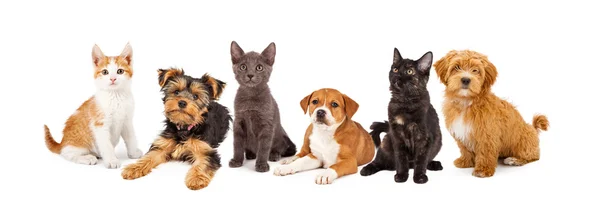
//> input picture images/test-image-rg.jpg, 600 x 222 px
$ ./reg_grow_dir ../images/test-image-rg.jpg 100   (built with g++ and OpenCV 4)
//> lines starting //> are read from the running program, lines starting //| are printed output that depends on the picture; after the words box and inside, x2 and y2 are one past the last pixel; in counts of white or black regions, pixels touching at a corner belong together
#include <opencv2/opencv.hpp>
#include <vector>
#include <iostream>
#include <cmath>

class Stack
{
public:
  std::vector<std::pair<int, int>> item;

  /**
   * @brief Pushes a pair of integers to the stack
   *
   * @param value The pair of integers to push
   */
  void push(std::pair<int, int> value)
  {
    item.push_back(value);
  }

  /**
   * @brief Pops a pair of integers from the stack
   *
   * @return The popped pair of integers
   *
   * Pops a pair of integers from the stack and returns it.
   */
  std::pair<int, int> pop()
  {
    std::pair<int, int> val = item.back();
    item.pop_back();
    return val;
  }

  size_t size()
  {
    return item.size();
  }

  bool isEmpty()
  {
    return item.empty();
  }

  void clear()
  {
    item.clear();
  }
};

class RegionGrow
{
public:
  cv::Mat im, passedBy, SEGS;
  int h, w;
  int currentRegion = 0;
  int iterations = 0;
  Stack stack;
  double thresh;

  /**
   * @brief Constructs a RegionGrow object
   *
   * @param img_path Path to the image to process
   * @param th Threshold value for region growing
   *
   * Constructs a RegionGrow object with the given image path and threshold.
   * It reads the image, sets the height and width of the image, allocates memory
   * for the passedBy array, initializes the currentRegion and iterations to 0,
   * initializes the SEGS Mat to zeros, and sets the threshold.
   */
  RegionGrow(const std::string &img_path, double th)
  {
//> called with img_path = "../images/test-image-rg.jpg", th = 100
    readImage(img_path);
//> in readImage, im is the input picture: 222 rows x 600 cols, CV_8UC3; mean B, G, R 207.5, 215.7, 226.1
    h = im.rows;
//> h = 222
    w = im.cols;
//> w = 600
    passedBy = cv::Mat::zeros(h, w, CV_64F);
    SEGS = cv::Mat::zeros(h, w, CV_8UC3);
    thresh = th;
  }

  /**
   * @brief Read an image from a file path and convert it to CV_32S
   *
   * @param img_path Path to the image
   *
   * This function reads an image from the given file path using `cv::imread`.
   * It then converts the image to the data type `CV_32S` using `cv::Mat::convertTo`.
   */
  void readImage(const std::string &img_path)
  {
    im = cv::imread(img_path, cv::IMREAD_COLOR);
    im.convertTo(im, CV_32S); // Convert to int
  }

  std::vector<std::pair<int, int>> getNeighbour(int x0, int y0)
  {
    std::vector<std::pair<int, int>> neighbours;
    for (int i = -1; i <= 1; ++i)
    {
      for (int j = -1; j <= 1; ++j)
      {
        if ((i != 0 || j != 0) && boundaries(x0 + i, y0 + j))
        {
          neighbours.push_back(std::make_pair(x0 + i, y0 + j));
        }
      }
    }
    return neighbours;
  }

  /**
   * @brief Apply region growing algorithm to image
   *
   * @param seeds The list of starting points for region growing
   * @param cv_display Whether or not to display the segmented image
   *
   * This function applies the region growing algorithm to the image.
   *
   * The algorithm starts from the given seeds and iteratively expands
   * each seed until it reaches the boundaries of the image. At each
   * iteration, the algorithm checks if the current pixel has been
   * processed before. If not, it sets the current region number,
   * pushes the pixel to the stack, marks it as processed, and performs
   * a Breadth-First Search on its neighbors. If the number of pixels
   * in the current region is less than 8 * 8, the algorithm resets
   * the current region and starts from the last seed.
   *
   * After all seeds have been processed, the function either displays
   * the segmented image or returns.
   */
  void ApplyRegionGrow(std::vector<std::pair<int, int>> &seeds, bool cv_display = true)
  {
    std::vector<std::pair<int, int>> temp;
    for (auto &i : seeds)
    {
      temp.push_back(i);
      auto neighbours = getNeighbour(i.first, i.second);
      temp.insert(temp.end(), neighbours.begin(), neighbours.end());
    }
    seeds = temp;

    for (auto &i : seeds)
    {
      int x0 = i.first;
      int y0 = i.second;

      if (passedBy.at<double>(x0, y0) == 0 && cv::norm(im.at<cv::Vec3i>(x0, y0)) > 0)
      {
        currentRegion++;
        passedBy.at<double>(x0, y0) = currentRegion;
        stack.push(std::make_pair(x0, y0));

        while (!stack.isEmpty())
        {
          auto [x, y] = stack.pop();
          BFS(x, y);
          iterations++;
        }

        if (PassedAll())
          break;

        int count = cv::countNonZero(passedBy == currentRegion);
        if (count < 8 * 8)
        {
          auto [new_x, new_y] = reset_region(x0, y0);
          x0 = new_x;
          y0 = new_y;
        }
      }
    }

    if (cv_display)
    {
      for (int i = 0; i < h; ++i)
      {
        for (int j = 0; j < w; ++j)
        {
          color_pixel(i, j);
        }
      }
      display();
    }
  }

  /**
   * @brief Reset the region growing to the previous region.
   *
   * @param x0 The x-coordinate of the starting point.
   * @param y0 The y-coordinate of the starting point.
   *
   * This function resets the region growing to the previous region. It sets the value of
   * the passedBy array to 0 where the value is equal to the currentRegion. It then decrements
   * the currentRegion by 1. It returns a pair of the previous x-coordinate and previous y-coordinate.
   */
  std::pair<int, int> reset_region(int x0, int y0)
  {
    passedBy.setTo(0, passedBy == currentRegion);
    currentRegion--;
    return std::make_pair(x0 - 1, y0 - 1);
  }

  /**
   * @brief Perform Breadth-First Search on the image starting from the given coordinates.
   *
   * @param x0 The x-coordinate of the starting point.
   * @param y0 The y-coordinate of the starting point.
   *
   * This function performs Breadth-First Search on the image starting from the given coordinates.
   * It initializes the region number to the value of the passedBy array at the starting point,
   * initializes the vector of elements with the mean of the pixel value at the starting point,
   * initializes the variance to the threshold, and gets the neighbors of the starting point.
   * It then iterates over the neighbors. If the neighbor has not been processed before and the
   * distance between the current coordinate and its neighbor is less than the variance, it sets
   * the passedBy value of the neighbor to the region number, pushes the neighbor to the stack,
   * adds the mean of the pixel value at the neighbor to the vector of elements, and updates the
   * variance to the mean of the vector of elements. If the number of pixels in the current region
   * is less than 8 * 8, the function resets the region to the previous region.
   */
  void BFS(int x0, int y0)
  {
    double regionNum = passedBy.at<double>(x0, y0);
    std::vector<double> elems = {cv::mean(im.at<cv::Vec3i>(x0, y0))[0]};

    double var = thresh;
    auto neighbours = getNeighbour(x0, y0);

    for (auto &[x, y] : neighbours)
    {
      if (passedBy.at<double>(x, y) == 0 && distance(x, y, x0, y0) < var)
      {
        if (PassedAll())
          break;

        passedBy.at<double>(x, y) = regionNum;
        stack.push(std::make_pair(x, y));
        elems.push_back(cv::mean(im.at<cv::Vec3i>(x, y))[0]);
        var = cv::mean(elems)[0];
      }
      var = std::max(var, thresh);
    }
  }

  /**
   * @brief Set the color of a pixel in the segmented image
   *
   * @param i The x-coordinate of the pixel
   * @param j The y-coordinate of the pixel
   *
   * This function sets the color of a pixel in the segmented image. If the pixel
   * is not part of a region, it sets the color to white. Otherwise, it scales
   * the region number to values between 35 and 90 for the red channel, and
   * values between 30 and 270 for the green and blue channels.
   */
  void color_pixel(int i, int j)
  {
    double val = passedBy.at<double>(i, j);
    SEGS.at<cv::Vec3b>(i, j) = (val == 0) ? cv::Vec3b(255, 255, 255) : cv::Vec3b(val * 35, val * 90, val * 30);
  }

  /**
   * @brief Display the segmented image
   *
   * This function displays the segmented image using `cv::imshow`.
   * It waits for a key press using `cv::waitKey` and then destroys
   * all windows using `cv::destroyAllWindows`.
   */
  void display()
  {
    cv::imshow("Segmented Image", SEGS);
    cv::waitKey(0);
    cv::destroyAllWindows();
  }

  /**
   * @brief Check if the region growing algorithm has passed all pixels
   *
   * @param max_iteration The maximum number of iterations to perform
   *
   * @return True if either the maximum number of iterations has been reached,
   * or all pixels have been assigned to a region. False otherwise.
   *
   * This function checks if the region growing algorithm has passed all pixels
   * by comparing the number of iterations to the maximum number of iterations
   * and the number of pixels that have been assigned to a region to the total
   * number of pixels in the image.
   */
  bool PassedAll(int max_iteration = 200000)
  {
    return iterations > max_iteration || cv::countNonZero(passedBy > 0) == h * w;
  }

  /**
   * @brief Check if the given coordinates are within the boundaries of the
   * image.
   *
   * @param x The x-coordinate to check
   * @param y The y-coordinate to check
   *
   * @return True if the coordinates are within the image boundaries, false
   * otherwise.
   *
   * This function checks if the given coordinates are within the boundaries of
   * the image by comparing the coordinates to the height and width of the image.
   */
  bool boundaries(int x, int y)
  {
    return x >= 0 && x < h && y >= 0 && y < w;
  }

  double distance(int x, int y, int x0, int y0)
  {
    return cv::norm(im.at<cv::Vec3i>(x0, y0) - im.at<cv::Vec3i>(x, y));
  }
};

std::vector<std::pair<int, int>> seeds;

/**
 * @brief Callback function for mouse events in the image window.
 *
 * @param event The type of mouse event that occurred
 * @param x The x-coordinate of the mouse event
 * @param y The y-coordinate of the mouse event
 * @param, void * unused
 *
 * This function adds the coordinates of a mouse click to the seeds vector if the
 * left mouse button is pressed. It closes all windows if the right mouse button is
 * pressed.
 */
void get_seeds(int event, int x, int y, int, void *)
{
  if (event == cv::EVENT_LBUTTONDOWN)
  {
    seeds.push_back(std::make_pair(y, x));
  }
  else if (event == cv::EVENT_RBUTTONDOWN)
  {
    cv::destroyAllWindows();
  }
}

/**
 * @brief Main function for the program.
 *
 * @param argc The number of command line arguments.
 * @param argv An array of strings containing the command line arguments.
 *
 * This function reads an image from the given file path using `cv::imread`.
 * It then converts the image to the data type `CV_32S` using `cv::Mat::convertTo`.
 * It initializes a RegionGrow object with the given image path and threshold.
 * It creates a window named "image" and sets a callback function for mouse events.
 * It shows the image in the window. It waits for a key press.
 * It applies the region growing algorithm to the image with the given seeds.
 * It displays the segmented image.
 *
 * @return 0 upon successful completion.
 *
 * @throws std::invalid_argument if the number of command line arguments is not 3.
 */
int main(int argc, char **argv)
{
  if (argc != 3)
  {
    std::cerr << "Usage: " << argv[0] << " <image_path> <threshold>" << std::endl;
    return -1;
  }

  std::string img_path = argv[1];
  double thresh = std::stod(argv[2]);

  RegionGrow exemple(img_path, thresh);

  cv::namedWindow("image");
  cv::setMouseCallback("image", get_seeds);
  cv::imshow("image", cv::imread(img_path, cv::IMREAD_COLOR));
  cv::waitKey(0);
//> the left mouse button is pressed and released at (150, 55)
//> the left mouse button is pressed and released at (450, 55)
//> the left mouse button is pressed and released at (450, 166)
//> the left mouse button is pressed and released at (150, 166)

  exemple.ApplyRegionGrow(seeds);
//> after the loop in ApplyRegionGrow, `for (auto &i : seeds)`:
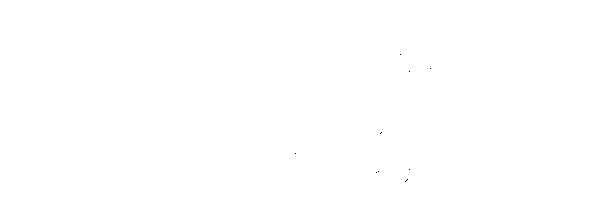
//> passedBy: 222 rows x 600 cols, CV_64FC1; values 0 (black) and 1 (white), 100% white; black in thin lines or dots, all inside (x1, y1, x2, y2) = (295, 54, 431, 182)
//> after the loop in ApplyRegionGrow, `for (auto &i : seeds)`: currentRegion = 1; iterations = 133188

  return 0;
}
